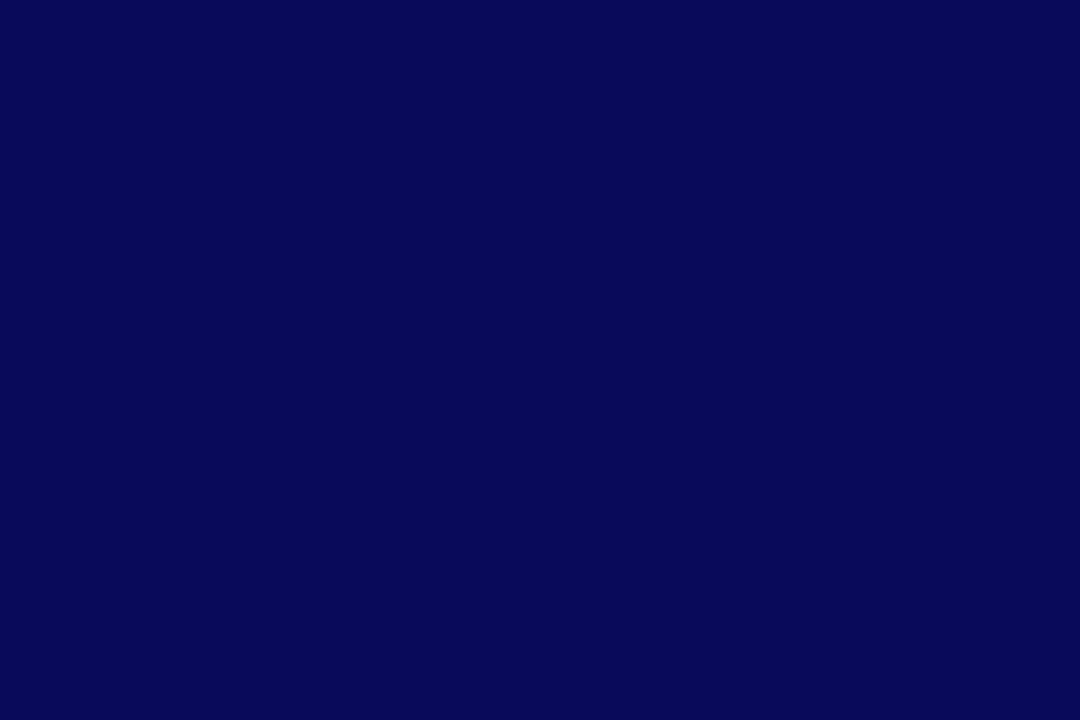
Frame 1 (no input)
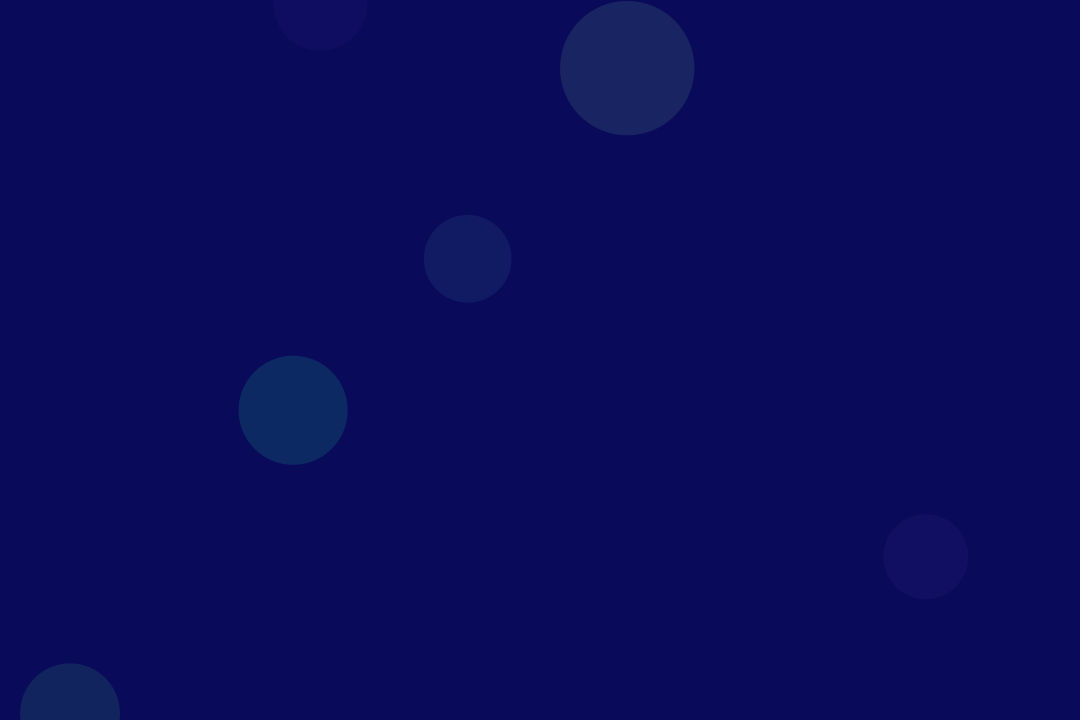
Frame 60 (the mouse pressed at the canvas centre just before this capture)
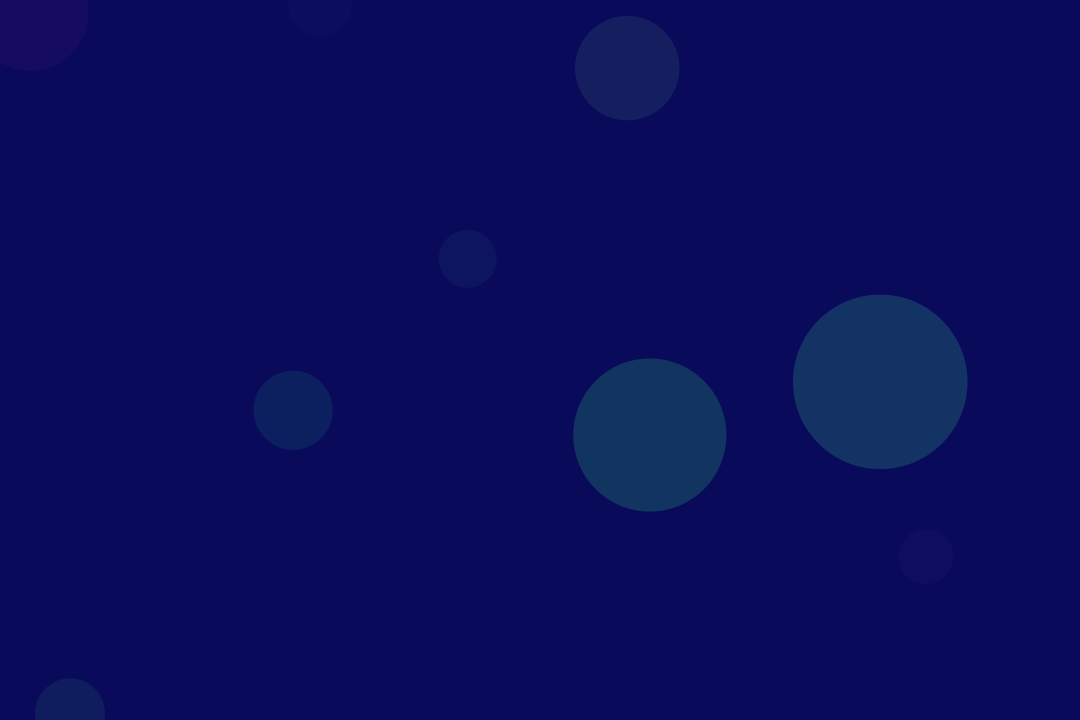
Frame 120 (the mouse held since frame 60 and released just before this capture)

The Processing sketch that drew these frames (run headless with seeded random() and noise(); from frame 60 on, the mouse is pressed at the canvas centre):

// Processing sketch: CalmBgRipples
// ── CalmBgRipples.pde
import java.util.Iterator;
void setup() {
   background(10, 10, 90);
   size(1080, 720);
}

RippleManager system = new RippleManager();

void draw() {
  
   background(10, 10, 90);
   system.update();
   system.draw();
  
}


class RippleManager {
   ArrayList<Ripple> ripples = new ArrayList<Ripple>();
   
   void update() {
    if(ripples.size() < 30) {
      if(Math.random() > 0.9)
      ripples.add(new Ripple(
      (float)Math.random() * width, (float)Math.random() * height, 
      (float)Math.random() * 100 + 100, 0.5, 
   (float)Math.random() * 30 + 10,(float) Math.random() * 80 + 10, (float)Math.random() * 20 + 100,(float)Math.random() * 155 + 100));
    }
    Iterator<Ripple> it = ripples.iterator();
    while(it.hasNext()) {
     Ripple p = it.next();
     p.update();
     if(!p.isAlive()) {
       it.remove();
     }
    }
   }
   
   void draw() {
     for(Ripple p : ripples) {
       p.draw();
     }
   }
}

class Ripple {
 float x;
 float y;
 float t;
 float tSpeed;
 
 float r;
 float g;
 float b;
 float alpha;
 
 boolean isAlive() {
   return t > 0;
 }
 
 Ripple(float x, float y, float t, float tSpeed, float r, float g, float b, float alpha) {
   this.x = x;
   this.y = y;
    this.t = t;
    this.tSpeed= tSpeed;
    this.r = r;
    this.g = g;
    this.b = b;
    this.alpha = alpha;
 }
 
 void update() {
  t -= tSpeed; 
 }
 
 void draw() {
   if(t > 0) {
     fill(r, g, b, min(alpha, t));
     noStroke();
     rectMode(CENTER);
     ellipse(x,y, t, t);
   }
   
 }
  
}
